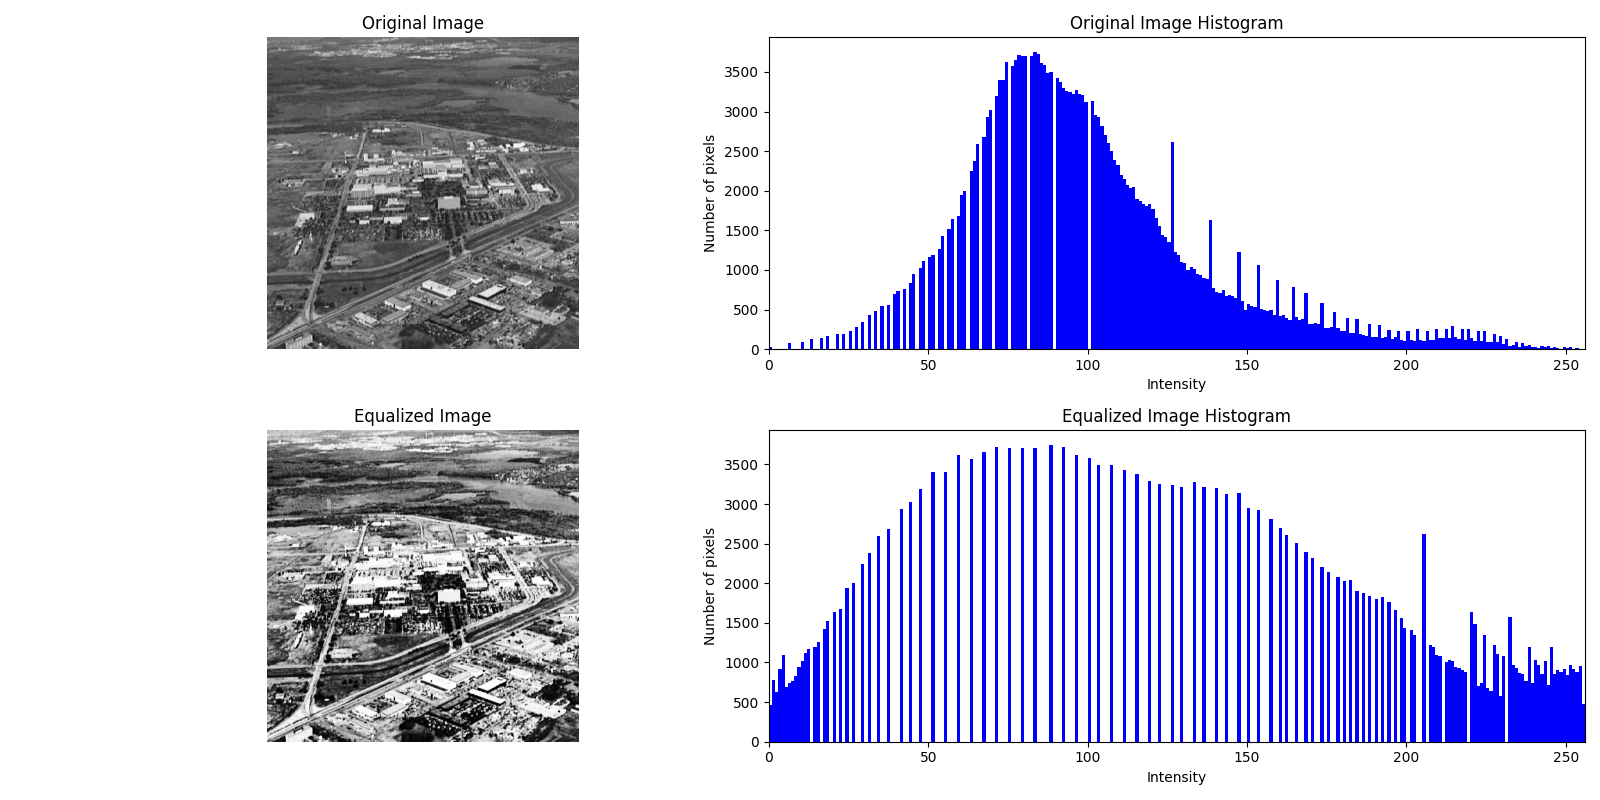

Recreate this plot in Python.
import cv2
import numpy as np
import matplotlib.pyplot as plt

# Read the image
image = cv2.imread('aerial_view.tif', cv2.IMREAD_GRAYSCALE)

# Check if the image is valid
if image is None or not isinstance(image, (np.ndarray)):
    raise ValueError("Invalid image provided. Please check the file path.")

# Function to perform histogram equalization
def histogram_equalization(image):

    # Convert to grayscale if the image is not already
    if len(image.shape) == 3:
        gray_image = cv2.cvtColor(image, cv2.COLOR_BGR2GRAY)
    else:
        gray_image = image
    
    # Perform histogram equalization
    equalized_image = cv2.equalizeHist(gray_image)
    
    return gray_image, equalized_image

# Perform histogram equalization
gray_image, equalized_image = histogram_equalization(image)

cv2.imwrite('aerial_equalized.png', equalized_image)

plt.figure(figsize = (16, 8))

# Original Image
plt.subplot(2, 2, 1)
plt.title('Original Image')
plt.imshow(gray_image, cmap = 'gray')
plt.axis('off')

# Original Image Histogram
plt.subplot(2, 2, 2)
plt.title('Original Image Histogram')
plt.xlabel("Intensity")
plt.ylabel("Number of pixels")
plt.hist(gray_image.ravel(), bins = 256, range = [0, 256], color = 'blue')
plt.xlim([0, 256])

# Equalized Image
plt.subplot(2, 2, 3)
plt.title('Equalized Image')
plt.imshow(equalized_image, cmap = 'gray')
plt.axis('off')

# Equalized Image Histogram
plt.subplot(2, 2, 4)
plt.title('Equalized Image Histogram')
plt.xlabel("Intensity")
plt.ylabel("Number of pixels")
plt.hist(equalized_image.ravel(), bins = 256, range = [0, 256], color = 'blue')
plt.xlim([0, 256])

# Show plots
plt.tight_layout()
plt.show()
